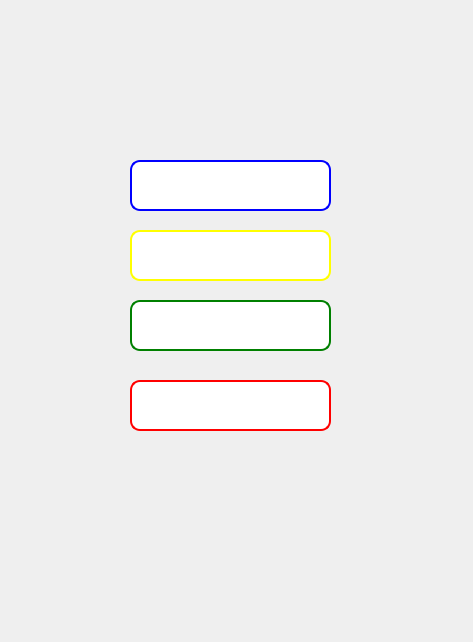
<?xml version="1.0" encoding="UTF-8"?>
<ui version="4.0">
 <class>BeforeGameDialog</class>
 <widget class="QDialog" name="BeforeGameDialog">
  <property name="geometry">
   <rect>
    <x>0</x>
    <y>0</y>
    <width>473</width>
    <height>642</height>
   </rect>
  </property>
  <property name="windowTitle">
   <string>Dialog</string>
  </property>
  <property name="styleSheet">
   <string notr="true">background-image: url(:/resrcs/imgs/bgs/c.jfif);</string>
  </property>
  <widget class="QPushButton" name="pushButton_play">
   <property name="geometry">
    <rect>
     <x>130</x>
     <y>160</y>
     <width>201</width>
     <height>51</height>
    </rect>
   </property>
   <property name="font">
    <font>
     <family>Segoe Script</family>
     <pointsize>14</pointsize>
    </font>
   </property>
   <property name="autoFillBackground">
    <bool>false</bool>
   </property>
   <property name="styleSheet">
    <string notr="true">/* style.css */
QPushButton {
    background-color: white;
    border: 2px solid blue; /* حاشیه با رنگ سیاه */
    border-radius: 10px; /* گوشه‌های گرد */
    color: white; /* رنگ متن سیاه */
    padding: 5px; /* فاصله متن از لبه‌ها */
}
</string>
   </property>
   <property name="text">
    <string>Play Game</string>
   </property>
   <property name="checkable">
    <bool>false</bool>
   </property>
  </widget>
  <widget class="QPushButton" name="pushButton_history">
   <property name="geometry">
    <rect>
     <x>130</x>
     <y>230</y>
     <width>201</width>
     <height>51</height>
    </rect>
   </property>
   <property name="font">
    <font>
     <family>Segoe Script</family>
     <pointsize>14</pointsize>
    </font>
   </property>
   <property name="autoFillBackground">
    <bool>false</bool>
   </property>
   <property name="styleSheet">
    <string notr="true">QPushButton {
    background-color: #FFFFFF; /* رنگ پس‌زمینه سفید */
    border: 2px solid yellow; /* حاشیه با رنگ سیاه */
    border-radius: 10px; /* گوشه‌های گرد */
    color: white; /* رنگ متن سیاه */
    padding: 5px; /* فاصله متن از لبه‌ها */

}
</string>
   </property>
   <property name="text">
    <string>Highest Score</string>
   </property>
  </widget>
  <widget class="QPushButton" name="pushButton">
   <property name="geometry">
    <rect>
     <x>130</x>
     <y>380</y>
     <width>201</width>
     <height>51</height>
    </rect>
   </property>
   <property name="font">
    <font>
     <family>Segoe Script</family>
     <pointsize>14</pointsize>
    </font>
   </property>
   <property name="styleSheet">
    <string notr="true">QPushButton {
    background-color: #FFFFFF; /* رنگ پس‌زمینه سفید */
    border: 2px solid red; /* حاشیه با رنگ سیاه */
    border-radius: 10px; /* گوشه‌های گرد */
    color: white; /* رنگ متن سیاه */
    padding: 5px; /* فاصله متن از لبه‌ها */

}
</string>
   </property>
   <property name="text">
    <string>Exit</string>
   </property>
  </widget>
  <widget class="QLabel" name="Gif">
   <property name="geometry">
    <rect>
     <x>0</x>
     <y>490</y>
     <width>471</width>
     <height>151</height>
    </rect>
   </property>
   <property name="text">
    <string/>
   </property>
  </widget>
  <widget class="QPushButton" name="pushButton_gallery">
   <property name="geometry">
    <rect>
     <x>130</x>
     <y>300</y>
     <width>201</width>
     <height>51</height>
    </rect>
   </property>
   <property name="font">
    <font>
     <family>Segoe Script</family>
     <pointsize>14</pointsize>
    </font>
   </property>
   <property name="autoFillBackground">
    <bool>false</bool>
   </property>
   <property name="styleSheet">
    <string notr="true">QPushButton {
    background-color: #FFFFFF; /* رنگ پس‌زمینه سفید */
    border: 2px solid green; /* حاشیه با رنگ سیاه */
    border-radius: 10px; /* گوشه‌های گرد */
    color: white; /* رنگ متن سیاه */
    padding: 5px; /* فاصله متن از لبه‌ها */

}
</string>
   </property>
   <property name="text">
    <string>Gallery</string>
   </property>
  </widget>
 </widget>
 <resources/>
 <connections/>
</ui>
